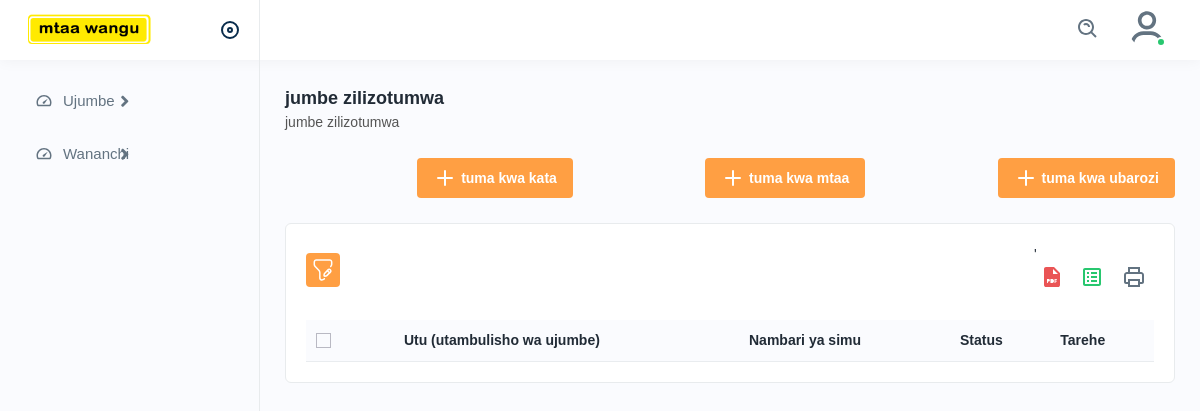
The page /mwenyekiti-jumbe-zilizotumwa/ (signed in) on the database as committed earlier.
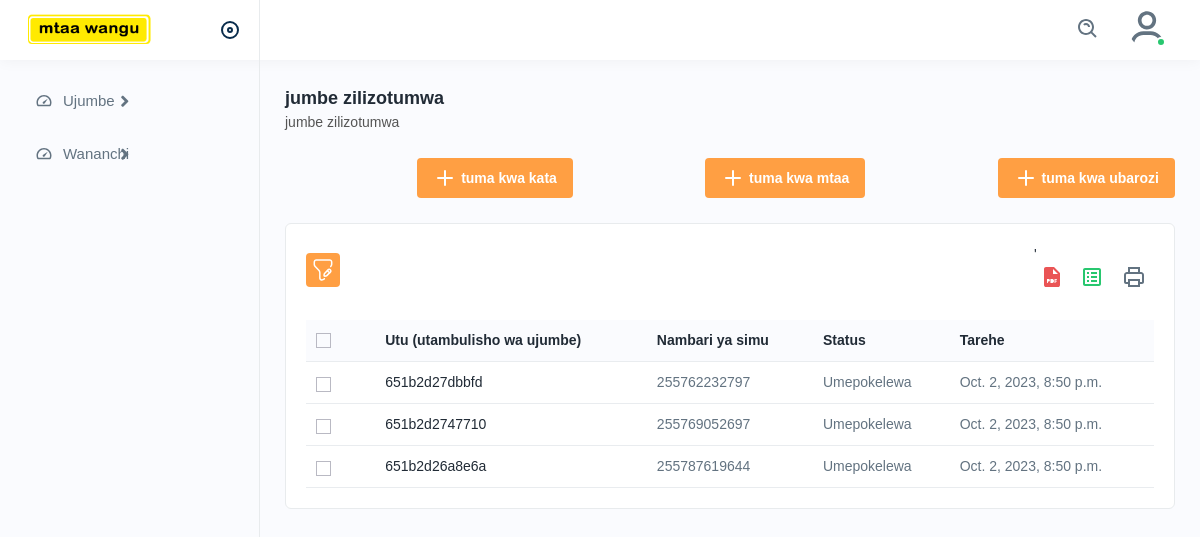
The same page on the database as committed later.
### ujumbe/models.py (models this page shows, shortened)
class UjumbeUliotumwa(models.Model):
    user = models.ForeignKey(User, on_delete=models.CASCADE, null=True, related_name="zilizotumwa_user")
    ujumbe = models.TextField(null=True)
    kata = models.ForeignKey(Kata, on_delete=models.CASCADE, null=True)
    utambulisho_wa_ujumbe = models.CharField(max_length=255, null=True)
    nambari_ya_simu = models.CharField(max_length=80, null=True, blank=True)
    is_delivered = models.BooleanField(default=False)
    date_created = models.DateTimeField(auto_now=True)
    class Meta:
        verbose_name_plural = 'jumbeZilizotumwa'

### accounts/decorators.py (the view)
    def wrapper_func(request, *args, **kwargs):
        group = None
        if request.user.groups.exists():
            group = request.user.groups.all()[0].name
        if group == 'mtendaji' and request.user.is_active:
            return redirect('mtendaji-dashibodi')
        elif group == 'mjumbe' and request.user.is_active:
            return redirect('mjumbe-dashibodi')
        elif request.user.is_staff and request.user.is_active:
            return redirect('staff-dashibodi')
        elif group == 'mwenyekiti' and request.user.is_active:
            return view_func(request, *args, **kwargs)
        else:
            return redirect('ingia')

### mwenyekiti/views.py (called while the page is built)
@login_required
@mwenyekiti_tu
def orodha_ya_jumbe_zilizotumwa(request):
    mwenyekiti = request.user.mwenyekiti
    kata = mwenyekiti.kata
    jumbe = ujumbe_models.UjumbeUliotumwa.objects.filter(kata=kata)
    context = {
        'jumbe': jumbe,
    }
    return render(request, 'mwenyekiti/jumbe_zilizotumwa.html', context)

### templates/mwenyekiti/jumbe_zilizotumwa.html (shortened to what this page needs)
{% extends 'base/index.html' %}
{% load static %}
{% block page %}jumbe zilizotumwa{% endblock page %}
{% block slogan %}jumbe zilizotumwa{% endblock slogan %}
{% block content %}
<div class="page-header">
    <div class="page-btn">
        <a href="{% url 'mwenyekiti-tuma-kwa-kata' %}" class="btn btn-added"><img src="{% static 'assets/img/icons/plus.svg' %}" alt="img" class="me-1">tuma kwa kata</a>
    </div>
    <div class="page-btn">
        <a href="{% url 'mwenyekiti-tuma-kwa-mtaa' %}" class="btn btn-added"><img src="{% static 'assets/img/icons/plus.svg' %}" alt="img" class="me-1">tuma kwa mtaa</a>
    </div>
    <div class="page-btn">
        <a href="{% url 'mwenyekiti-tuma-kwa-barozi' %}" class="btn btn-added"><img src="{% static 'assets/img/icons/plus.svg' %}" alt="img" class="me-1">tuma kwa ubarozi</a>
    </div>
</div>
<div class="card">
    <div class="card-body">
    <div class="table-top">
    <div class="search-set">
    <div class="search-path">
    <a class="btn btn-filter" id="filter_search">
        <img src="{% static 'assets/img/icons/filter.svg' %}" alt="img">
    </a>
    </div>
    <div class="search-input">
    <a class="btn btn-searchset"><img src="{% static 'assets/img/icons/search-white.svg' %}" alt="img"></a>
    </div>
    </div>
    <div class="wordset">'
    <ul>
    <li>
    <a data-bs-toggle="tooltip" data-bs-placement="top" title="pdf"><img src="{% static 'assets/img/icons/pdf.svg' %}" alt="img"></a>
    </li>
    <li>
    <a data-bs-toggle="tooltip" data-bs-placement="top" title="excel"><img src="{% static 'assets/img/icons/excel.svg' %}" alt="img"></a>
    </li>
    <li>
    <a data-bs-toggle="tooltip" data-bs-placement="top" title="print"><img src="{% static 'assets/img/icons/printer.svg' %}" alt="img"></a>
    </li>
    </ul>
    </div>
    </div>
    <div class="table-responsive">
    <table class="table  datanew">
    <thead>
    <tr>
    <th>
    <label class="checkboxs">
    <span class="checkmarks"></span>
    </label>
    </th>
    <th>Utu (utambulisho wa ujumbe)</th>
    <th>Nambari ya simu</th>
    <th>Status </th>
    <th>Tarehe</th>
    </tr>
    </thead>
    <tbody>
    {% for pc in jumbe %}
    <tr>
    <td>
    <label class="checkboxs">
    <span class="checkmarks"></span>
    </label>
    </td>
    <td><a href="">{{pc.utambulisho_wa_ujumbe}}</a></td>
    <td>{{pc.nambari_ya_simu}}</td>
    {% if pc.is_delivered %}
    <td>Umepokelewa</td>
    {% else %}
    <td>Sent</td>
    {% endif %}
    <td>{{pc.date_created}}</td>
    </tr>
    {% endfor %}
    </tbody>
    </table>
    </div>
    </div>
</div>
{% endblock %}

Rows that differ between the two databases and show on the page:
added UjumbeUliotumwa: utambulisho_wa_ujumbe "651b2d27dbbfd", nambari_ya_simu "255762232797", is_delivered "Umepokelewa", date_created "Oct. 2, 2023, 8:50 p.m."
added UjumbeUliotumwa: utambulisho_wa_ujumbe "651b2d2747710", nambari_ya_simu "255769052697", is_delivered "Umepokelewa", date_created "Oct. 2, 2023, 8:50 p.m."
added UjumbeUliotumwa: utambulisho_wa_ujumbe "651b2d26a8e6a", nambari_ya_simu "255787619644", is_delivered "Umepokelewa", date_created "Oct. 2, 2023, 8:50 p.m."
